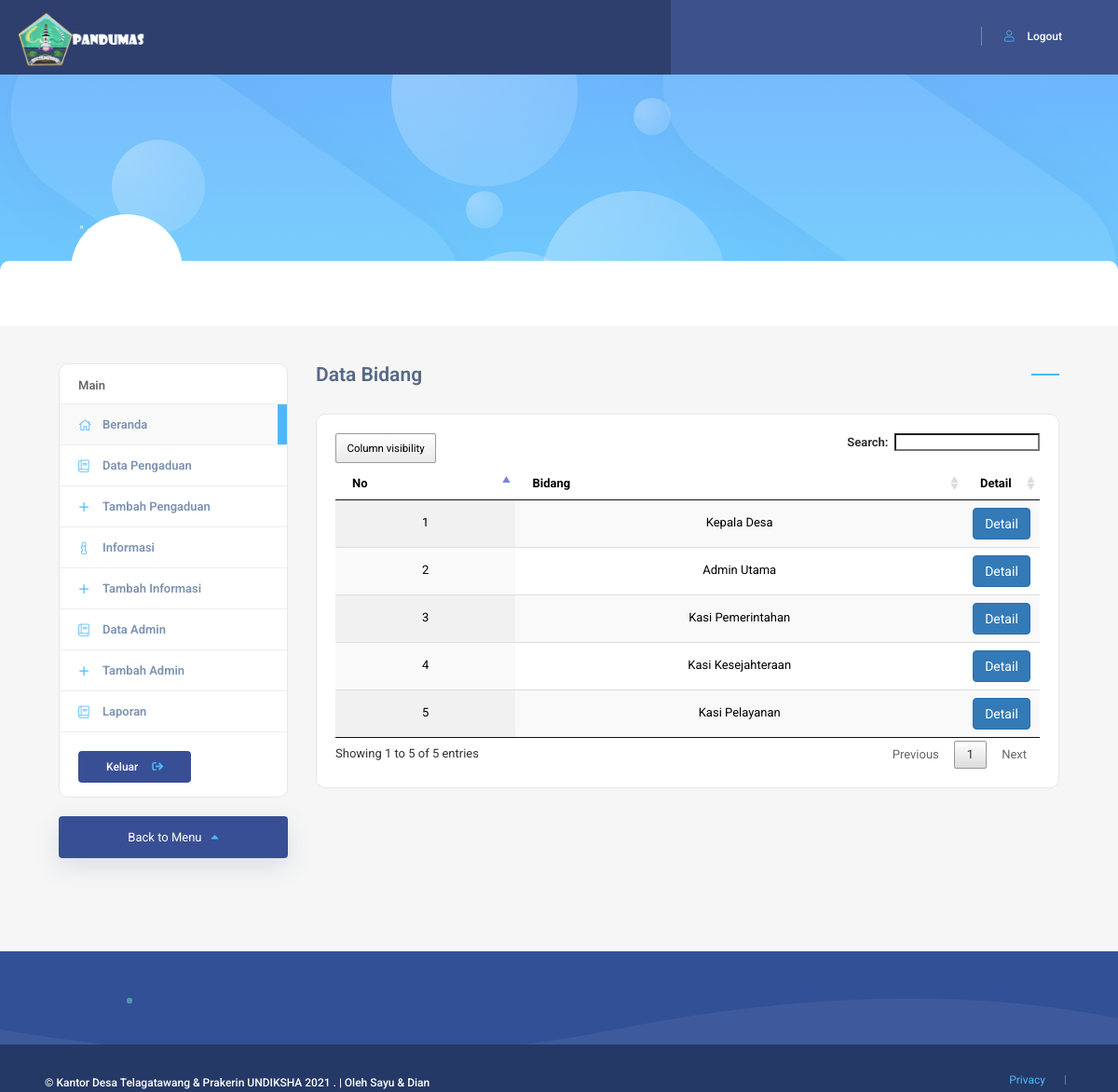
/index.php/admin_bidang, run on the app's committed database.
### tables this page shows
CREATE TABLE `bidang` (
  `id_bidang` int(100) NOT NULL,
  `nama_bidang` varchar(100) NOT NULL
);

### application/controllers/Admin_Bidang.php (called while the page is built, shortened)
<?php
   class Admin_Bidang extends CI_Controller {
     function __construct() {
  			 $this->load->helper('url');
  			 $this->load->library('session');
  			 $this->load->database();
         $this->load->model('M_bidang');
  		}
         public function index()
       	{
          $data['bidang'] = $this->M_bidang->lihat();
       		$this->load->view('admin_bidang',$data);
       	}
   }
?>

### index.php (called while the page is built, shortened)
<?php
require_once BASEPATH.'core/CodeIgniter.php';

### application/models/M_bidang.php (called while the page is built)
<?php
    class M_bidang extends CI_Model{
      function lihat(){
        $query=$this->db->query("SELECT * FROM `bidang`");
        return $query->result();
      }
}
?>

### application/views/admin_bidang.php (the view, shortened to what this page needs)
<!DOCTYPE HTML>
<html lang="en">
<head>
    <link type="text/css" rel="stylesheet" href="<?php echo site_url(); ?>assets/umum/css/reset.css">
    <link type="text/css" rel="stylesheet" href="<?php echo site_url(); ?>assets/umum/css/plugins.css">
    <link type="text/css" rel="stylesheet" href="<?php echo site_url(); ?>assets/umum/css/style.css">
    <link type="text/css" rel="stylesheet" href="<?php echo site_url(); ?>assets/umum/css/dashboard-style.css">
    <link type="text/css" rel="stylesheet" href="<?php echo site_url(); ?>assets/umum/css/color.css">
    <?php echo $this->load->view('share/table_header', '', TRUE); ?>
</head>
<body>
    <div id="main">
        <?php echo $this->load->view('share/admin_head', '', TRUE); ?>
        <div id="wrapper">
            <div class="content">
                <?php echo $this->load->view('share/avatar', '', TRUE); ?>
                <section class="gray-bg main-dashboard-sec" id="sec1">
                    <div class="container">
                        <div class="col-md-3">
                            <div class="fixed-bar fl-wrap" id="dash_menu">
                                <?php echo $this->load->view('share/menu_admin', '', TRUE); ?>
                            </div>
                            <a class="back-tofilters color2-bg custom-scroll-link fl-wrap" href="#dash_menu">Back to Menu<i class="fas fa-caret-up"></i></a>
                        </div>
                        <div class="col-md-9">
                            <div class="dashboard-title fl-wrap">
                                <h3>Data Bidang</h3>
                            </div>
                            <div class="list-single-main-item fl-wrap block_box " style="padding: 20px;">
                                <div>
                                    <table id="example" class="display responsive nowrap" style="width:100%">
                                        <thead>
                                            <tr>
                                                <th>No</th>
                                                <th>Bidang</th>
                                                <th width="40px">Detail</th>
                                            </tr>
                                        </thead>
                                        <tbody>
                                            <?php
                                            $i = 0;
                                            foreach ($bidang as $bidang) {
                                                $i++;
                                            ?>
                                                <tr>
                                                    <td><?php echo $i; ?></td>
                                                    <td><?php echo $bidang->nama_bidang; ?></td>
                                                    <td><a href="<?php echo site_url(); ?>lapor/detail_lapor/<?php echo $bidang->id_bidang; ?>"><button type="button" class="btn btn-primary">Detail</button></a></td>
                                                </tr>
                                            <?php } ?>
                                        </tbody>
                                    </table>
                                </div>
                            </div>
                        </div>
                    </div>
                </section>
            </div>
        </div>
        <?php echo $this->load->view('share/footer', '', TRUE); ?>
    </div>
</html>

### assets/umum/css/dashboard-style.css (style rules this page uses)
section.main-dashboard-sec { padding-top:40px; }
.dashboard-title { margin-bottom:30px; }
.dashboard-title:before { content:''; position:absolute; right:0; top:50%; width:30px; height:2px; margin-top:-1px; }
.dashboard-title h3 { text-align: left; font-weight: 600; font-size: 21px; color: #566985; }

### data on the page
bidang: nama_bidang "Kepala Desa"
bidang: nama_bidang "Admin Utama"
bidang: nama_bidang "Kasi Pemerintahan"
bidang: nama_bidang "Kasi Kesejahteraan"
bidang: nama_bidang "Kasi Pelayanan"
